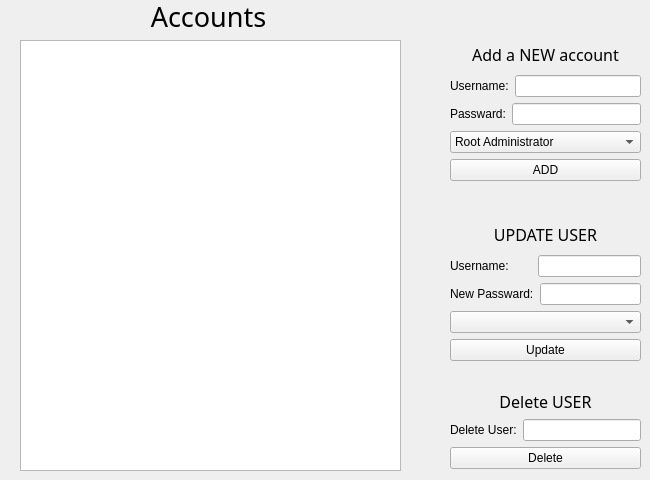
    <widget class="QWidget" name="page_2">
     <widget class="QTableView" name="tableView_account">
      <property name="geometry">
       <rect>
        <x>20</x>
        <y>40</y>
        <width>381</width>
        <height>431</height>
       </rect>
      </property>
     </widget>
     <widget class="QLabel" name="label_77">
      <property name="geometry">
       <rect>
        <x>60</x>
        <y>0</y>
        <width>297</width>
        <height>32</height>
       </rect>
      </property>
      <property name="font">
       <font>
        <family>Perpetua Titling MT</family>
        <pointsize>20</pointsize>
       </font>
      </property>
      <property name="text">
       <string>Accounts</string>
      </property>
      <property name="alignment">
       <set>Qt::AlignCenter</set>
      </property>
     </widget>
     <widget class="QWidget" name="layoutWidget_16">
      <property name="geometry">
       <rect>
        <x>450</x>
        <y>220</y>
        <width>191</width>
        <height>141</height>
       </rect>
      </property>
      <layout class="QVBoxLayout" name="verticalLayout_15">
       <item>
        <widget class="QLabel" name="label_84">
         <property name="font">
          <font>
           <family>Showcard Gothic</family>
           <pointsize>12</pointsize>
          </font>
         </property>
         <property name="text">
          <string>UPDATE USER</string>
         </property>
         <property name="alignment">
          <set>Qt::AlignCenter</set>
         </property>
        </widget>
       </item>
       <item>
        <layout class="QVBoxLayout" name="verticalLayout_16">
         <item>
          <layout class="QHBoxLayout" name="horizontalLayout_44">
           <item>
            <widget class="QLabel" name="label_85">
             <property name="text">
              <string>Username:</string>
             </property>
            </widget>
           </item>
           <item>
            <widget class="QLineEdit" name="lineEdit_acc_update">
             <property name="sizePolicy">
              <sizepolicy hsizetype="Fixed" vsizetype="Fixed">
               <horstretch>0</horstretch>
               <verstretch>0</verstretch>
              </sizepolicy>
             </property>
             <property name="maximumSize">
              <size>
               <width>103</width>
               <height>16777215</height>
              </size>
             </property>
            </widget>
           </item>
          </layout>
         </item>
         <item>
          <layout class="QHBoxLayout" name="horizontalLayout_45">
           <item>
            <widget class="QLabel" name="label_86">
             <property name="text">
              <string>New Passward:</string>
             </property>
            </widget>
           </item>
           <item>
            <widget class="QLineEdit" name="lineEdit_pw_update">
             <property name="sizePolicy">
              <sizepolicy hsizetype="Fixed" vsizetype="Fixed">
               <horstretch>0</horstretch>
               <verstretch>0</verstretch>
              </sizepolicy>
             </property>
             <property name="maximumSize">
              <size>
               <width>103</width>
               <height>16777215</height>
              </size>
             </property>
            </widget>
           </item>
          </layout>
         </item>
        </layout>
       </item>
       <item>
        <widget class="QComboBox" name="comboBox_role_update">
         <item>
          <property name="text">
           <string/>
          </property>
         </item>
         <item>
          <property name="text">
           <string>Root Administrator</string>
          </property>
         </item>
         <item>
          <property name="text">
           <string>School Administrator</string>
          </property>
         </item>
         <item>
          <property name="text">
           <string>Instructor</string>
          </property>
         </item>
         <item>
          <property name="text">
           <string>Student</string>
          </property>
         </item>
        </widget>
       </item>
       <item>
        <widget class="QPushButton" name="btn_acc_update">
         <property name="text">
          <string>Update</string>
         </property>
        </widget>
       </item>
      </layout>
     </widget>
     <widget class="QWidget" name="layoutWidget">
      <property name="geometry">
       <rect>
        <x>450</x>
        <y>40</y>
        <width>191</width>
        <height>141</height>
       </rect>
      </property>
      <layout class="QVBoxLayout" name="verticalLayout_12">
       <item>
        <widget class="QLabel" name="label_78">
         <property name="font">
          <font>
           <family>Showcard Gothic</family>
           <pointsize>12</pointsize>
          </font>
         </property>
         <property name="text">
          <string>Add a NEW account</string>
         </property>
         <property name="alignment">
          <set>Qt::AlignCenter</set>
         </property>
        </widget>
       </item>
       <item>
        <layout class="QVBoxLayout" name="verticalLayout_11">
         <item>
          <layout class="QHBoxLayout" name="horizontalLayout_40">
           <item>
            <widget class="QLabel" name="label_79">
             <property name="text">
              <string>Username:</string>
             </property>
            </widget>
           </item>
           <item>
            <widget class="QLineEdit" name="lineEdit_acc_user_add"/>
           </item>
          </layout>
         </item>
         <item>
          <layout class="QHBoxLayout" name="horizontalLayout_41">
           <item>
            <widget class="QLabel" name="label_80">
             <property name="text">
              <string>Passward:</string>
             </property>
            </widget>
           </item>
           <item>
            <widget class="QLineEdit" name="lineEdit_acc_pw_add">
             <property name="maximumSize">
              <size>
               <width>129</width>
               <height>16777215</height>
              </size>
             </property>
            </widget>
           </item>
          </layout>
         </item>
        </layout>
       </item>
       <item>
        <widget class="QComboBox" name="comboBox_role_add">
         <item>
          <property name="text">
           <string>Root Administrator</string>
          </property>
         </item>
         <item>
          <property name="text">
           <string>School Administrator</string>
          </property>
         </item>
         <item>
          <property name="text">
           <string>Instructor</string>
          </property>
         </item>
         <item>
          <property name="text">
           <string>Student</string>
          </property>
         </item>
        </widget>
       </item>
       <item>
        <widget class="QPushButton" name="btn_acc_add">
         <property name="text">
          <string>ADD</string>
         </property>
        </widget>
       </item>
      </layout>
     </widget>
     <widget class="QWidget" name="layoutWidget">
      <property name="geometry">
       <rect>
        <x>450</x>
        <y>390</y>
        <width>191</width>
        <height>79</height>
       </rect>
      </property>
      <layout class="QVBoxLayout" name="verticalLayout_17">
       <item>
        <widget class="QLabel" name="label_88">
         <property name="font">
          <font>
           <family>Showcard Gothic</family>
           <pointsize>12</pointsize>
          </font>
         </property>
         <property name="text">
          <string>Delete USER</string>
         </property>
         <property name="alignment">
          <set>Qt::AlignCenter</set>
         </property>
        </widget>
       </item>
       <item>
        <layout class="QHBoxLayout" name="horizontalLayout_46">
         <item>
          <widget class="QLabel" name="label_87">
           <property name="text">
            <string>Delete User:</string>
           </property>
          </widget>
         </item>
         <item>
          <widget class="QLineEdit" name="lineEdit_acc_del"/>
         </item>
        </layout>
       </item>
       <item>
        <widget class="QPushButton" name="btn_accDel">
         <property name="text">
          <string>Delete</string>
         </property>
        </widget>
       </item>
      </layout>
     </widget>
    </widget>
